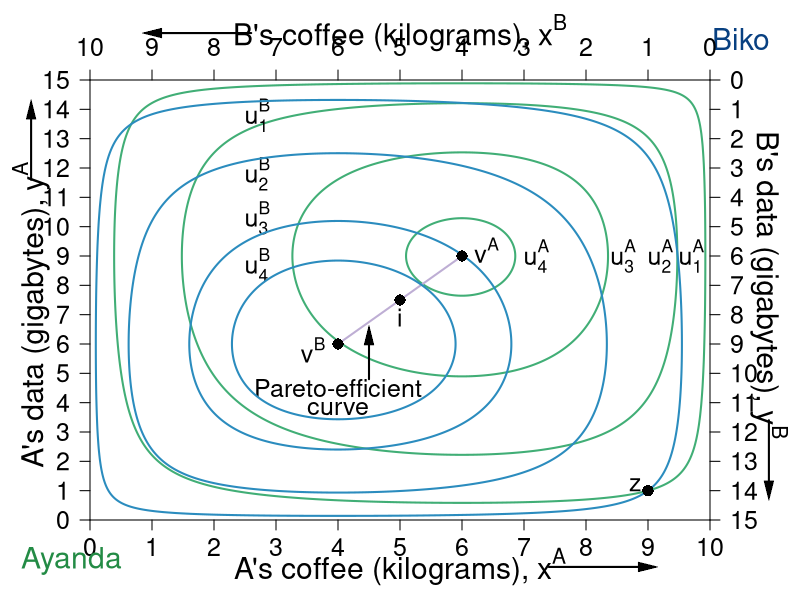

Reproduce this figure in R.
require(shape)
#pdf(file = "property_hg_hg_powers_aSTEP1.pdf", width = 9, height = 7)
#pdf(file = "property_hg_hg_powers_aSTEP2.pdf", width = 9, height = 7)
#pdf(file = "property_hg_hg_powers_aSTEP3.pdf", width = 9, height = 7)

pdf(file = "property/property_hg_hg_powers_a.pdf", width = 9, height = 7)

#Set parameters for graphics
axislabelsize <- 1.8
labelsize <- 1.5
namesize <- 1.8
annotatesize <- 1.5
graphlinewidth <- 2
segmentlinewidth <- 1.5

COL <- c("#7fc97f", "#beaed4", "#fdc086", "#ffff99", "#386cb0", "#f0027f", "#bf5b17", "#666666")
COLA <- c("#99d8c9","#66c2a4","#41ae76", "#238b45", "#005824")
COLB <- c("#4eb3d3", "#2b8cbe", "#0868ac","#084081")

par(mar =  c(4, 4.5, 4, 4.5))

uA <- function(x, y, alpha = 0.5, lambda = 0.4) {
  (x^(alpha)*y^(1 - alpha))^(1-lambda)*((10 - x)^(alpha)*(15 - y)^(1 - alpha))^lambda
}

uB <- function(x, y) {
  (10 - x)^(0.5)*(15 - y)^(0.5)
}

xlims <- c(0, 10)
ylims <- c(0, 15)

npts <- 501 
x <- seq(xlims[1], xlims[2], length.out = npts)
y <- seq(ylims[1], ylims[2], length.out = npts) 



#For B we need a utility where xA = 5.88, ya = 8.82 => corresponds to 1.618 above

plot(0, 0, xlim = xlims, ylim = ylims, type = "n",
     xlab = expression(paste("")),
     ylab = expression(paste("")), 
     xaxt = "n", 
     yaxt = "n", 
     cex.lab = axislabelsize, 
     bty = "n",
     xaxs="i", 
     yaxs="i")

ticksy <- seq(from = 0, to = 15, by = 1)
ylabels <- seq(from = 0, to = 15, by = 1)
ticksx <- seq(from = 0, to = 10, by = 1)
xlabels <- seq(from = 0, to = 10, by = 1)
axis(1, at = ticksx, pos = 0, labels = xlabels, cex.axis = labelsize)
axis(2, at = ticksy, pos = 0, labels = ylabels, las = 1, cex.axis = labelsize)

#a <- c(uA(9,1) - 1, uA(9,1), uA(9,1) + 2, uA(9,1), uA(9,1) + 3, uA(9,1) + 4, uA(9,1) + 5, uA(9,1) + 6, uA(9,1) + 6.6,  uA(9,1) + 7)
a <- c(uA(9,1), uA(9,1) + 1.5, uA(9,1) + 2.5,  uA(9,1) + 2.92)

contour(x, y, 
        outer(x, y, uA),
        drawlabels = FALSE,
        col = COLA[3],
        lwd = graphlinewidth,
        levels = a, 
        xaxs="i", 
        yaxs="i", 
        add = TRUE) 

#mtext(expression(paste("A's coffee (kilograms), ", x^A)), side=1, line = 2.5, cex = axislabelsize)
text(0.5*xlims[2], -1.6, expression(paste("A's coffee (kilograms), ", x^A)), xpd = TRUE, cex = axislabelsize) 
text(-0.95, 7, expression(paste("A's data (gigabytes), ", y^A)), xpd = TRUE, cex = axislabelsize, srt = 90) 

#Add arrows:
Arrows(-0.95, 11.6, -0.95, 14, col = "black", lty = 1, lwd = 2, arr.type = "triangle", arr.lwd = 0.5, xpd = TRUE)
Arrows(7.4, -1.6, 9, -1.6, col = "black", lty = 1, lwd = 2, arr.type = "triangle", arr.lwd = 0.5, xpd = TRUE)


segments(4, 6, 6, 9, lty = 1, col = COL[2] , lwd = graphlinewidth)
text(4, 4.5, expression("Pareto-efficient"), cex = labelsize)
text(4, 3.8, expression("curve"), cex = labelsize)
Arrows(4.5, 4.8, 4.5, 6.3, col = "black", lty = 1, lwd = 2, arr.type = "triangle", arr.lwd = 0.5)

#Label the iso-welfare functions for the HG, Aisha
text(9.7, 9, expression(u[1]^A), cex = annotatesize)
text(9.2, 9, expression(u[2]^A), cex = annotatesize)
text(8.6, 9, expression(u[3]^A), cex = annotatesize)
text(7.2, 9, expression(u[4]^A), cex = annotatesize)

#Label the indifference curves for the HE, Betty
text(2.7, 13.8, expression(u[1]^B), cex = annotatesize)
text(2.7, 11.8, expression(u[2]^B), cex = annotatesize)
text(2.7, 10.3, expression(u[3]^B), cex = annotatesize)
text(2.7, 8.7, expression(u[4]^B), cex = annotatesize)

#text(1.3, 1.1, expression(u[5]^B))

#A's bliss point - 3.1073 is the value of u
# points(5.88, 8.82, pch = 16, col = "black", cex = 1.5)
# text(6, 13.5, expression(paste("A's highest u, ", u[max]^A)))
# Arrows(6, 13.2, 6, 9.5, col = "black", lty = 1, lwd = 2, arr.type = "triangle", arr.lwd = 0.5)

#Label point i. 
points(5, 7.5, pch = 16, col = "black", cex = 1.5)
text(5, 6.9, expression(paste(i)), cex = annotatesize)




text(-0.3, -1.4, expression("Ayanda"), xpd = TRUE, cex = namesize, col = COLA[4])
text(10.5, 16.4, expression("Biko"), xpd = TRUE, cex = namesize, col = COLB[4])

par(new = TRUE)

#Use the same x and ylims as previously, but with locations switched
xlims2 <- c(10, 0)
ylims2 <- c(15, 0)

#Leave the ylab and xlab blank to ensure no axes titles
plot(0, 0, xlim = xlims2, ylim = ylims2, type = "n",
     xlab = expression(paste("")),
     ylab = expression(paste("")),
     xaxt = "n", 
     yaxt = "n", 
     cex.lab = 1.3, 
     bty = "n",
     xaxs="i", 
     yaxs="i")

uB <- function(x, y, alpha = 0.5, lambda = 0.4) {
  (x^(alpha)*y^(1 - alpha))^(1-lambda)*((10 - x)^(alpha)*(15 - y)^(1 - alpha))^lambda
}

b <- c(uB(1,14), uB(1,14) + 1.5, uB(1,14) + 2.33, uB(1,14) + 2.6)

contour(x, y, 
        outer(x, y, uB),
        drawlabels = FALSE,
        col = COLB[2],
        lwd = graphlinewidth,
        levels = b, 
        add = TRUE
) 


# #Label two points for comparison
points(1, 14, pch = 16, col = "black", cex = 1.5)
text(1.2, 13.8, expression(paste(z)), cex = annotatesize)

# #Label two points for comparison
points(0.4*10, 0.4*15, pch = 16, col = "black", cex = 1.5)
text(0.4*10-0.4, 0.4*15-0.2,expression(paste(v^A)), cex = annotatesize)


points(0.6*10, 0.6*15, pch = 16, col = "black", cex = 1.5)
text(0.6*10 + 0.4, 0.6*15 + 0.2,expression(paste(v^B)), cex = annotatesize)


# points(8.8, (3/2)*8.8, pch = 16, col = "black", cex = 1.5)
# text(8.8, (3/2)*8.8 - 0.5, expression(paste(j)))
# 
# points(0.4, (3/2)*0.4, pch = 16, col = "black", cex = 1.5)
# text(0.4 + 0.2, (3/2)*0.4 + 0.2, expression(paste(k)))

#Set up axes at sides 3 and 4 (top and right)
axis(side = 3, at = ticksx, pos = 0, labels = xlabels, cex.axis = labelsize)
axis(side = 4, at = ticksy, pos = 0, labels = ylabels, las = 1, cex.axis = labelsize)
text(5, -1.6, expression(paste("B's coffee (kilograms), ", x^B)), xpd = TRUE, cex = axislabelsize)
text(-0.95, 7, expression(paste("B's data (gigabytes), ", y^B)), xpd = TRUE, cex = axislabelsize, srt = 270) 

#Add arrows:
Arrows(-0.95, 11.6, -0.95, 14, col = "black", lty = 1, lwd = 2, arr.type = "triangle", arr.lwd = 0.5, xpd = TRUE)
Arrows(7.4, -1.6, 9, -1.6, col = "black", lty = 1, lwd = 2, arr.type = "triangle", arr.lwd = 0.5, xpd = TRUE)

# arrows(-0.8, 11.5, -0.8, 14, xpd = TRUE, length=0.1,angle=40,lwd=3)
# arrows(7.5, -1.5, 9, -1.5, xpd = TRUE, length=0.1,angle=40,lwd=3)


dev.off()
